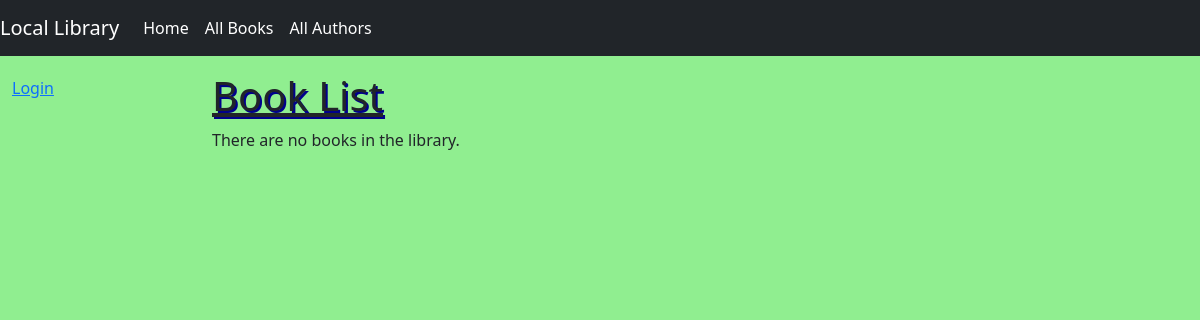
Page /catalog/books/ on the earlier database version.
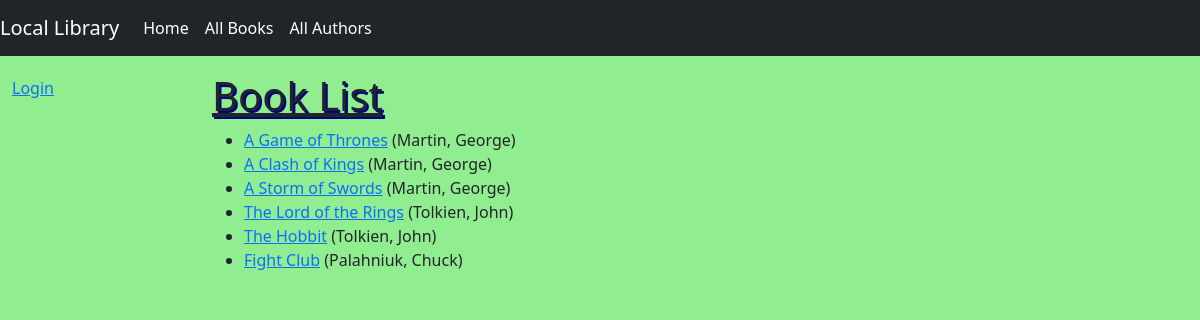
Same page on the later database version.
### catalog/models.py (models this page shows, shortened)
class Book(models.Model):
    title = models.CharField(max_length=200)
    author = models.ForeignKey('Author', on_delete=models.RESTRICT, null=True)
    summary = models.TextField(
        max_length=1000, help_text="Enter a brief description of the book")
    isbn = models.CharField('ISBN', max_length=13,
                            unique=True,
                            help_text='13 Character <a href="https://www.isbn-international.org/content/what-isbn'
                                      '">ISBN number</a>')
    genre = models.ManyToManyField(
        Genre, help_text="Select a genre for this book")
    def get_absolute_url(self):
        return reverse('book-detail', args=[str(self.id)])
    def display_genre(self):
        """Create a string for the Genre. This is required to display genre in Admin."""
        return ', '.join(genre.name for genre in self.genre.all()[:3])
    display_genre.short_description = 'Genre'

class Author(models.Model):
    first_name = models.CharField(max_length=100)
    last_name = models.CharField(max_length=100)
    date_of_birth = models.DateField(null=True, blank=True)
    date_of_death = models.DateField('died', null=True, blank=True)
    class Meta:
        ordering = ['last_name', 'first_name']
    def __str__(self):
        return f'{self.last_name}, {self.first_name}'

### catalog/views.py (the view)
# urls.py: path('books/', views.BookListView.as_view(), name='books'),
class BookListView(generic.ListView):
    model = Book
    paginate_by = 10

### catalog/templates/catalog/book_list.html
{% extends "base_generic.html" %}
{% block content %}
  <h1>Book List</h1>
  {% if book_list %}
    <ul>
      {% for book in book_list %}
      <li>
        <a href="{{ book.get_absolute_url }}">{{ book.title }}</a>
        ({{book.author}})
      </li>
      {% endfor %}
    </ul>
  {% else %}
    <p>There are no books in the library.</p>
  {% endif %}
{% endblock %}

### catalog/templates/base_generic.html (shortened to what this page needs)
<!DOCTYPE html>
<html lang="en">
  <head>
    <link href="https://cdn.jsdelivr.net/npm/bootstrap@5.3.3/dist/css/bootstrap.min.css"
      rel="stylesheet"
>
    {% load static %}
    <link rel="stylesheet" href="{% static 'css/styles.css' %}" />
  </head>
  <body>
    <nav class="navbar navbar-expand-lg navbar-light bg-dark">
      <a class="navbar-brand" href="#">Local Library</a>
      <div class="collapse navbar-collapse" id="navbarNavAltMarkup">
        <div class="navbar-nav">
          <a class="nav-item nav-link" href="{% url 'index' %}">Home</a>
          <a class="nav-item nav-link" href="{% url 'books' %}">All Books</a>
          <a class="nav-item nav-link" href="{% url 'authors' %}">All Authors</a>
        </div>
      </div>
    </nav>
    <div class="container-fluid">
      <div class="row">
        <div class="col-sm-2">
          {% block sidebar %}
            <ul class="sidebar-nav">
              <ul class="sidebar-nav">
                {% if user.is_authenticated %}
                  <li>User: {{ user.get_username }}</li>
                  <li><a href="{% url 'my-borrowed' %}">My Borrowed</a></li>
                  <li>
                    <form id="logout-form" method="post" action="{% url 'admin:logout' %}">
                      {% csrf_token %}
                      <button type="submit" class="btn btn-link">Logout</button>
                    </form>
                  </li>
                {% else %}
                  <li><a href="{% url 'login' %}?next={{ request.path }}">Login</a></li>
                {% endif %}
               </ul>
            {% endblock %}
        </div>
        <div class="col-sm-10 mt-3">{% block content %}{% endblock %}
        </div>
      </div>
    </div>
  </body>
</html>

### catalog/static/css/styles.css (style rules this page uses)
.sidebar-nav { margin-top: 20px; padding: 0; list-style: none; }
body { background-color: lightgreen; }
h1 { text-shadow: 2px 2px darkblue; text-decoration: underline; }
.nav-item { color: white; }
.navbar-brand { color: white; }

Differences in the rows shown:
added Book: title "A Game of Thrones", author "Martin, George"
added Book: title "A Clash of Kings", author "Martin, George"
added Book: title "A Storm of Swords", author "Martin, George"
added Book: title "The Lord of the Rings", author "Tolkien, John"
added Book: title "The Hobbit", author "Tolkien, John"
added Book: title "Fight Club", author "Palahniuk, Chuck"
Other differences:
text no longer shown: "There are no books in the library."
